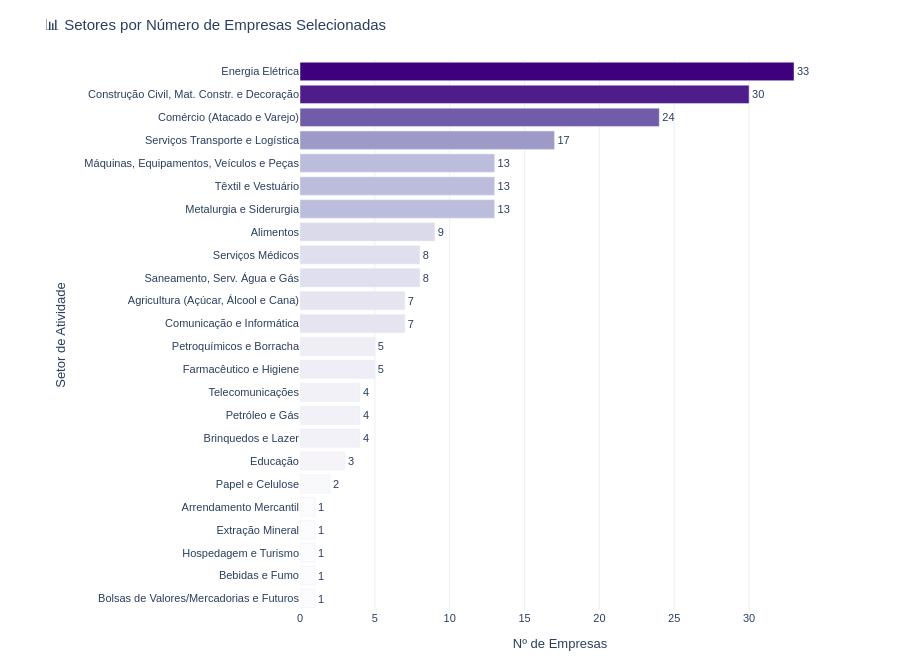

Source (notebook cell):
### Code cell
df_top = df_por_setor.sort_values("count", ascending=True)

fig = px.bar(
    df_top,
    x="count",
    y="SETOR_ATIV",
    orientation="h",
    text="count",
    color="count",
    color_continuous_scale="Purples",
    title="📊 Setores por Número de Empresas Selecionadas",
    labels={"count": "Nº de Empresas", "SETOR_ATIV": "Setor de Atividade"}
)

fig.update_traces(texttemplate="%{text}", textposition="outside")
fig.update_layout(
    height=660,
    showlegend=False,
    coloraxis_showscale=False,
    font={"family": "Arial", "size": 11},
    plot_bgcolor="white",
    paper_bgcolor="white",
    yaxis={"categoryorder": "total ascending"},
    xaxis={"showgrid": True, "gridcolor": "#eee"},
    margin={"l": 300, "r": 80, "t": 60, "b": 50}
)

fig.show()

### Figure 1 — Plotly figure (JSON) as saved in the notebook; plotly's stock layout.template omitted (floating-point values rounded to 4 significant figures)
{"data": [{"hovertemplate": "Nº de Empresas=%{marker.color}<br>Setor de Atividade=%{y}<extra></extra>", "legendgroup": "", "marker": {"color": [1, 1, 1, 1, 1, 2, 3, 4, 4, 4, 5, 5, 7, 7, 8, 8, 9, 13, 13, 13, 17, 24, 30, 33], "coloraxis": "coloraxis", "pattern": {"shape": ""}}, "name": "", "orientation": "h", "showlegend": false, "text": [1.0, 1.0, 1.0, 1.0, 1.0, 2.0, 3.0, 4.0, 4.0, 4.0, 5.0, 5.0, 7.0, 7.0, 8.0, 8.0, 9.0, 13.0, 13.0, 13.0, 17.0, 24.0, 30.0, 33.0], "textposition": "outside", "texttemplate": "%{text}", "type": "bar", "x": [1, 1, 1, 1, 1, 2, 3, 4, 4, 4, 5, 5, 7, 7, 8, 8, 9, 13, 13, 13, 17, 24, 30, 33], "xaxis": "x", "y": ["Bolsas de Valores/Mercadorias e Futuros", "Bebidas e Fumo", "Hospedagem e Turismo", "Extração Mineral", "Arrendamento Mercantil", "Papel e Celulose", "Educação", "Brinquedos e Lazer", "Petróleo e Gás", "Telecomunicações", "Farmacêutico e Higiene", "Petroquímicos e Borracha", "Comunicação e Informática", "Agricultura (Açúcar, Álcool e Cana)", "Saneamento, Serv. Água e Gás", "Serviços Médicos", "Alimentos", "Metalurgia e Siderurgia", "Têxtil e Vestuário", "Máquinas, Equipamentos, Veículos e Peças", "Serviços Transporte e Logística", "Comércio (Atacado e Varejo)", "Construção Civil, Mat. Constr. e Decoração", "Energia Elétrica"], "yaxis": "y"}], "layout": {"barmode": "relative", "coloraxis": {"colorbar": {"title": {"text": "Nº de Empresas"}}, "colorscale": [[0, "rgb(252,251,253)"], [0.125, "rgb(239,237,245)"], [0.25, "rgb(218,218,235)"], [0.375, "rgb(188,189,220)"], [0.5, "rgb(158,154,200)"], [0.625, "rgb(128,125,186)"], [0.75, "rgb(106,81,163)"], [0.875, "rgb(84,39,143)"], [1, "rgb(63,0,125)"]], "showscale": false}, "font": {"family": "Arial", "size": 11}, "height": 660, "legend": {"tracegroupgap": 0}, "margin": {"b": 50, "l": 300, "r": 80, "t": 60}, "paper_bgcolor": "white", "plot_bgcolor": "white", "showlegend": false, "title": {"text": "📊 Setores por Número de Empresas Selecionadas"}, "xaxis": {"anchor": "y", "domain": [0, 1], "gridcolor": "#eee", "showgrid": true, "title": {"text": "Nº de Empresas"}}, "yaxis": {"anchor": "x", "categoryorder": "total ascending", "domain": [0, 1], "title": {"text": "Setor de Atividade"}}}}
